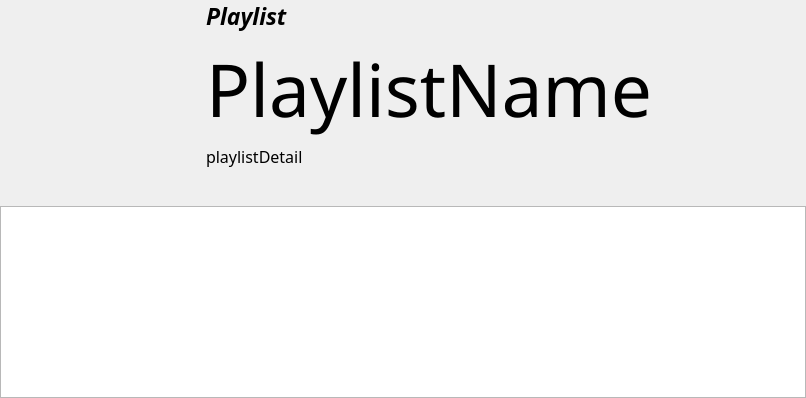
          <widget class="QWidget" name="tabPlaylistDetail">
           <attribute name="title">
            <string>Playlist</string>
           </attribute>
           <layout class="QVBoxLayout" name="horizontalLayout_5">
            <property name="leftMargin">
             <number>0</number>
            </property>
            <property name="topMargin">
             <number>0</number>
            </property>
            <property name="rightMargin">
             <number>0</number>
            </property>
            <property name="bottomMargin">
             <number>0</number>
            </property>
            <item>
             <layout class="QHBoxLayout" name="hlPlaylistDetail">
              <item>
               <widget class="QFrame" name="frPlaylistDetailIcon">
                <property name="minimumSize">
                 <size>
                  <width>200</width>
                  <height>200</height>
                 </size>
                </property>
                <property name="maximumSize">
                 <size>
                  <width>200</width>
                  <height>200</height>
                 </size>
                </property>
                <property name="frameShape">
                 <enum>QFrame::NoFrame</enum>
                </property>
                <property name="frameShadow">
                 <enum>QFrame::Plain</enum>
                </property>
                <property name="lineWidth">
                 <number>0</number>
                </property>
                <layout class="QGridLayout" name="glPlaylistDetailIcon">
                 <property name="leftMargin">
                  <number>0</number>
                 </property>
                 <property name="topMargin">
                  <number>0</number>
                 </property>
                 <property name="rightMargin">
                  <number>0</number>
                 </property>
                 <property name="bottomMargin">
                  <number>0</number>
                 </property>
                 <item row="0" column="0">
                  <widget class="SBLabel" name="labelPlaylistDetailIcon">
                   <property name="minimumSize">
                    <size>
                     <width>200</width>
                     <height>200</height>
                    </size>
                   </property>
                   <property name="maximumSize">
                    <size>
                     <width>200</width>
                     <height>200</height>
                    </size>
                   </property>
                   <property name="font">
                    <font>
                     <family>Trebuchet MS</family>
                     <pointsize>15</pointsize>
                     <weight>75</weight>
                     <italic>true</italic>
                     <bold>true</bold>
                    </font>
                   </property>
                   <property name="styleSheet">
                    <string notr="true">background-image: url(:/images/PlaylistIcon.png);</string>
                   </property>
                   <property name="text">
                    <string/>
                   </property>
                   <property name="scaledContents">
                    <bool>true</bool>
                   </property>
                   <property name="alignment">
                    <set>Qt::AlignCenter</set>
                   </property>
                  </widget>
                 </item>
                </layout>
               </widget>
              </item>
              <item>
               <widget class="QFrame" name="frPlaylistDetailDetail">
                <property name="minimumSize">
                 <size>
                  <width>600</width>
                  <height>200</height>
                 </size>
                </property>
                <property name="maximumSize">
                 <size>
                  <width>16777215</width>
                  <height>200</height>
                 </size>
                </property>
                <property name="frameShape">
                 <enum>QFrame::NoFrame</enum>
                </property>
                <property name="frameShadow">
                 <enum>QFrame::Plain</enum>
                </property>
                <property name="lineWidth">
                 <number>0</number>
                </property>
                <layout class="QGridLayout" name="glPlaylistDetail">
                 <property name="leftMargin">
                  <number>0</number>
                 </property>
                 <property name="topMargin">
                  <number>0</number>
                 </property>
                 <property name="rightMargin">
                  <number>0</number>
                 </property>
                 <property name="bottomMargin">
                  <number>0</number>
                 </property>
                 <item row="0" column="0">
                  <widget class="QLabel" name="labelPlaylistDetailPlaylist">
                   <property name="font">
                    <font>
                     <family>Trebuchet MS</family>
                     <pointsize>17</pointsize>
                     <weight>75</weight>
                     <italic>true</italic>
                     <bold>true</bold>
                    </font>
                   </property>
                   <property name="text">
                    <string>Playlist</string>
                   </property>
                  </widget>
                 </item>
                 <item row="2" column="0">
                  <widget class="QLabel" name="labelPlaylistDetailPlaylistDetail">
                   <property name="font">
                    <font>
                     <family>Trebuchet MS</family>
                     <pointsize>12</pointsize>
                    </font>
                   </property>
                   <property name="text">
                    <string>playlistDetail</string>
                   </property>
                  </widget>
                 </item>
                 <item row="1" column="0">
                  <widget class="QLabel" name="labelPlaylistDetailPlaylistName">
                   <property name="font">
                    <font>
                     <family>Trebuchet MS</family>
                     <pointsize>55</pointsize>
                    </font>
                   </property>
                   <property name="text">
                    <string>PlaylistName</string>
                   </property>
                  </widget>
                 </item>
                 <item row="3" column="0">
                  <spacer name="verticalSpacer03">
                   <property name="orientation">
                    <enum>Qt::Vertical</enum>
                   </property>
                   <property name="sizeHint" stdset="0">
                    <size>
                     <width>20</width>
                     <height>40</height>
                    </size>
                   </property>
                  </spacer>
                 </item>
                </layout>
               </widget>
              </item>
             </layout>
            </item>
            <item>
             <widget class="QTableView" name="playlistDetailSongList">
              <property name="alternatingRowColors">
               <bool>true</bool>
              </property>
              <property name="selectionMode">
               <enum>QAbstractItemView::SingleSelection</enum>
              </property>
              <property name="selectionBehavior">
               <enum>QAbstractItemView::SelectRows</enum>
              </property>
             </widget>
            </item>
           </layout>
          </widget>
